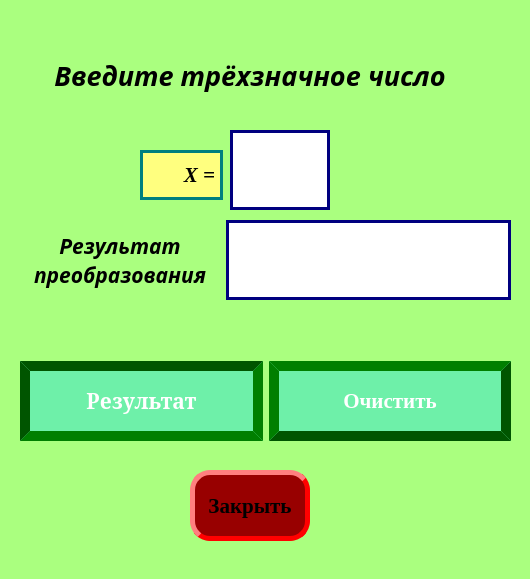
<?xml version="1.0" encoding="UTF-8"?>
<ui version="4.0">
 <class>MainWindow</class>
 <widget class="QMainWindow" name="MainWindow">
  <property name="geometry">
   <rect>
    <x>0</x>
    <y>0</y>
    <width>530</width>
    <height>579</height>
   </rect>
  </property>
  <property name="sizePolicy">
   <sizepolicy hsizetype="Preferred" vsizetype="Preferred">
    <horstretch>20</horstretch>
    <verstretch>0</verstretch>
   </sizepolicy>
  </property>
  <property name="minimumSize">
   <size>
    <width>530</width>
    <height>500</height>
   </size>
  </property>
  <property name="maximumSize">
   <size>
    <width>600</width>
    <height>600</height>
   </size>
  </property>
  <property name="windowTitle">
   <string>Операции над числами</string>
  </property>
  <property name="styleSheet">
   <string notr="true">QWidget{
background-color: qlineargradient(spread:pad, x1:0, y1:0, x2:0, y2:1, stop:0 rgba(0, 145, 65, 221), stop:1 rgba(255, 255, 255, 255));
background-color: qlineargradient(spread:pad, x1:0, y1:0, x2:0, y2:0.95, stop:0 rgba(145, 235, 106, 255), stop:0.740113 rgba(255, 255, 255, 255));
background-color: qlineargradient(spread:pad, x1:0, y1:0, x2:1, y2:0, stop:0 rgba(78, 120, 166, 255), stop:1 rgba(255, 255, 255, 255));
background-color: qlineargradient(spread:pad, x1:0, y1:0, x2:1, y2:0, stop:0 rgba(145, 235, 106, 255), stop:1 rgba(255, 255, 255, 255));
background-color: rgb(170, 255, 127);
}
</string>
  </property>
  <widget class="QWidget" name="centralwidget">
   <widget class="QPushButton" name="close">
    <property name="geometry">
     <rect>
      <x>190</x>
      <y>470</y>
      <width>120</width>
      <height>71</height>
     </rect>
    </property>
    <property name="minimumSize">
     <size>
      <width>120</width>
      <height>60</height>
     </size>
    </property>
    <property name="font">
     <font>
      <family>Times New Roman</family>
      <pointsize>16</pointsize>
      <bold>true</bold>
     </font>
    </property>
    <property name="styleSheet">
     <string notr="true">background-color: rgb(152, 0, 0);

border: 5px outset rgb(255, 0, 0);
border-radius: 20px;</string>
    </property>
    <property name="text">
     <string>Закрыть</string>
    </property>
   </widget>
   <widget class="QLineEdit" name="imput">
    <property name="geometry">
     <rect>
      <x>230</x>
      <y>130</y>
      <width>100</width>
      <height>80</height>
     </rect>
    </property>
    <property name="minimumSize">
     <size>
      <width>100</width>
      <height>80</height>
     </size>
    </property>
    <property name="maximumSize">
     <size>
      <width>100</width>
      <height>33</height>
     </size>
    </property>
    <property name="font">
     <font>
      <family>Book Antiqua</family>
      <pointsize>24</pointsize>
      <bold>true</bold>
     </font>
    </property>
    <property name="styleSheet">
     <string notr="true">border: 3px solid rgb(0, 0, 127);
background-color: rgb(255, 255, 255);</string>
    </property>
    <property name="inputMask">
     <string/>
    </property>
    <property name="text">
     <string/>
    </property>
    <property name="maxLength">
     <number>3</number>
    </property>
    <property name="alignment">
     <set>Qt::AlignCenter</set>
    </property>
   </widget>
   <widget class="QLabel" name="name_alfa">
    <property name="geometry">
     <rect>
      <x>140</x>
      <y>150</y>
      <width>83</width>
      <height>50</height>
     </rect>
    </property>
    <property name="minimumSize">
     <size>
      <width>50</width>
      <height>50</height>
     </size>
    </property>
    <property name="maximumSize">
     <size>
      <width>150</width>
      <height>33</height>
     </size>
    </property>
    <property name="font">
     <font>
      <family>Times New Roman</family>
      <pointsize>16</pointsize>
      <italic>true</italic>
      <bold>true</bold>
     </font>
    </property>
    <property name="tabletTracking">
     <bool>true</bool>
    </property>
    <property name="styleSheet">
     <string notr="true">background-color: rgb(255, 255, 127);
border: 3px solid rgb(0, 127, 127);</string>
    </property>
    <property name="text">
     <string>X =</string>
    </property>
    <property name="alignment">
     <set>Qt::AlignRight|Qt::AlignTrailing|Qt::AlignVCenter</set>
    </property>
   </widget>
   <widget class="QLabel" name="label_2">
    <property name="geometry">
     <rect>
      <x>10</x>
      <y>50</y>
      <width>480</width>
      <height>51</height>
     </rect>
    </property>
    <property name="minimumSize">
     <size>
      <width>480</width>
      <height>50</height>
     </size>
    </property>
    <property name="font">
     <font>
      <family>Book Antiqua</family>
      <pointsize>20</pointsize>
      <italic>true</italic>
      <bold>true</bold>
     </font>
    </property>
    <property name="styleSheet">
     <string notr="true">font: 16pt &quot;Garamond&quot;;
font: 700 italic 20pt &quot;Book Antiqua&quot;;
</string>
    </property>
    <property name="text">
     <string>Введите трёхзначное число</string>
    </property>
    <property name="alignment">
     <set>Qt::AlignCenter</set>
    </property>
   </widget>
   <widget class="QWidget" name="">
    <property name="geometry">
     <rect>
      <x>20</x>
      <y>220</y>
      <width>491</width>
      <height>221</height>
     </rect>
    </property>
    <layout class="QVBoxLayout" name="verticalLayout">
     <item>
      <layout class="QHBoxLayout" name="horizontalLayout">
       <item>
        <widget class="QLabel" name="label">
         <property name="minimumSize">
          <size>
           <width>200</width>
           <height>50</height>
          </size>
         </property>
         <property name="font">
          <font>
           <family>Book Antiqua</family>
           <pointsize>16</pointsize>
           <italic>true</italic>
           <bold>true</bold>
          </font>
         </property>
         <property name="styleSheet">
          <string notr="true">font: 16pt &quot;Garamond&quot;;
font: 700 italic 16pt &quot;Book Antiqua&quot;;</string>
         </property>
         <property name="text">
          <string>Результат
преобразования</string>
         </property>
         <property name="alignment">
          <set>Qt::AlignCenter</set>
         </property>
        </widget>
       </item>
       <item>
        <widget class="QLineEdit" name="result">
         <property name="minimumSize">
          <size>
           <width>150</width>
           <height>80</height>
          </size>
         </property>
         <property name="font">
          <font>
           <family>Book Antiqua</family>
           <pointsize>24</pointsize>
           <bold>true</bold>
          </font>
         </property>
         <property name="styleSheet">
          <string notr="true">background-color: rgb(255, 255, 255);
border: 3px solid rgb(0, 0, 127);</string>
         </property>
         <property name="text">
          <string/>
         </property>
         <property name="maxLength">
          <number>100</number>
         </property>
         <property name="alignment">
          <set>Qt::AlignCenter</set>
         </property>
         <property name="readOnly">
          <bool>true</bool>
         </property>
        </widget>
       </item>
      </layout>
     </item>
     <item>
      <spacer name="verticalSpacer">
       <property name="orientation">
        <enum>Qt::Vertical</enum>
       </property>
       <property name="sizeHint" stdset="0">
        <size>
         <width>20</width>
         <height>40</height>
        </size>
       </property>
      </spacer>
     </item>
     <item>
      <layout class="QHBoxLayout" name="horizontalLayout_2">
       <item>
        <widget class="QPushButton" name="button_result">
         <property name="minimumSize">
          <size>
           <width>240</width>
           <height>80</height>
          </size>
         </property>
         <property name="font">
          <font>
           <family>Cambria</family>
           <pointsize>16</pointsize>
           <bold>true</bold>
          </font>
         </property>
         <property name="styleSheet">
          <string notr="true">background-color: rgb(110, 240, 169);
border: 15px outset rgb(0, 85, 0);
border: 10px inset rgb(0, 85, 0);
color: white;
background-color: qconicalgradient(cx:0.381, cy:0.455, angle:0, stop:0.0508475 rgba(13, 213, 51, 255), stop:0.16 rgba(0, 154, 22, 255), stop:0.231638 rgba(40, 140, 83, 255), stop:0.285 rgba(67, 181, 74, 255), stop:0.345 rgba(101, 219, 102, 255), stop:0.415 rgba(112, 236, 170, 255), stop:0.52 rgba(80, 190, 76, 255), stop:0.57 rgba(80, 156, 51, 255), stop:0.635 rgba(65, 142, 42, 255), stop:0.695 rgba(54, 174, 68, 255), stop:0.75 rgba(94, 202, 86, 255), stop:0.815 rgba(139, 187, 73, 255), stop:0.88 rgba(0, 156, 51, 255), stop:0.935 rgba(118, 174, 26, 255), stop:1 rgba(65, 212, 13, 255));

</string>
         </property>
         <property name="text">
          <string>Результат</string>
         </property>
        </widget>
       </item>
       <item>
        <widget class="QPushButton" name="clear">
         <property name="minimumSize">
          <size>
           <width>50</width>
           <height>80</height>
          </size>
         </property>
         <property name="font">
          <font>
           <family>Times New Roman</family>
           <pointsize>16</pointsize>
           <bold>true</bold>
          </font>
         </property>
         <property name="styleSheet">
          <string notr="true">background-color: rgb(85, 170, 127);
background-color: rgb(110, 240, 169);
color: white;
border: 10px outset rgb(0, 85, 0);
background-color: qconicalgradient(cx:0.381, cy:0.455, angle:0, stop:0.0508475 rgba(13, 213, 51, 255), stop:0.16 rgba(0, 154, 22, 255), stop:0.231638 rgba(40, 140, 83, 255), stop:0.285 rgba(67, 181, 74, 255), stop:0.345 rgba(101, 219, 102, 255), stop:0.415 rgba(112, 236, 170, 255), stop:0.52 rgba(80, 190, 76, 255), stop:0.57 rgba(80, 156, 51, 255), stop:0.635 rgba(65, 142, 42, 255), stop:0.695 rgba(54, 174, 68, 255), stop:0.75 rgba(94, 202, 86, 255), stop:0.815 rgba(139, 187, 73, 255), stop:0.88 rgba(0, 156, 51, 255), stop:0.935 rgba(118, 174, 26, 255), stop:1 rgba(65, 212, 13, 255));
</string>
         </property>
         <property name="text">
          <string>Очистить</string>
         </property>
        </widget>
       </item>
      </layout>
     </item>
    </layout>
   </widget>
  </widget>
  <widget class="QStatusBar" name="statusbar"/>
 </widget>
 <resources/>
 <connections>
  <connection>
   <sender>clear</sender>
   <signal>clicked()</signal>
   <receiver>imput</receiver>
   <slot>clear()</slot>
   <hints>
    <hint type="sourcelabel">
     <x>390</x>
     <y>388</y>
    </hint>
    <hint type="destinationlabel">
     <x>306</x>
     <y>162</y>
    </hint>
   </hints>
  </connection>
  <connection>
   <sender>clear</sender>
   <signal>clicked()</signal>
   <receiver>result</receiver>
   <slot>clear()</slot>
   <hints>
    <hint type="sourcelabel">
     <x>390</x>
     <y>397</y>
    </hint>
    <hint type="destinationlabel">
     <x>234</x>
     <y>277</y>
    </hint>
   </hints>
  </connection>
  <connection>
   <sender>close</sender>
   <signal>clicked()</signal>
   <receiver>MainWindow</receiver>
   <slot>close()</slot>
   <hints>
    <hint type="sourcelabel">
     <x>210</x>
     <y>515</y>
    </hint>
    <hint type="destinationlabel">
     <x>158</x>
     <y>442</y>
    </hint>
   </hints>
  </connection>
 </connections>
</ui>
